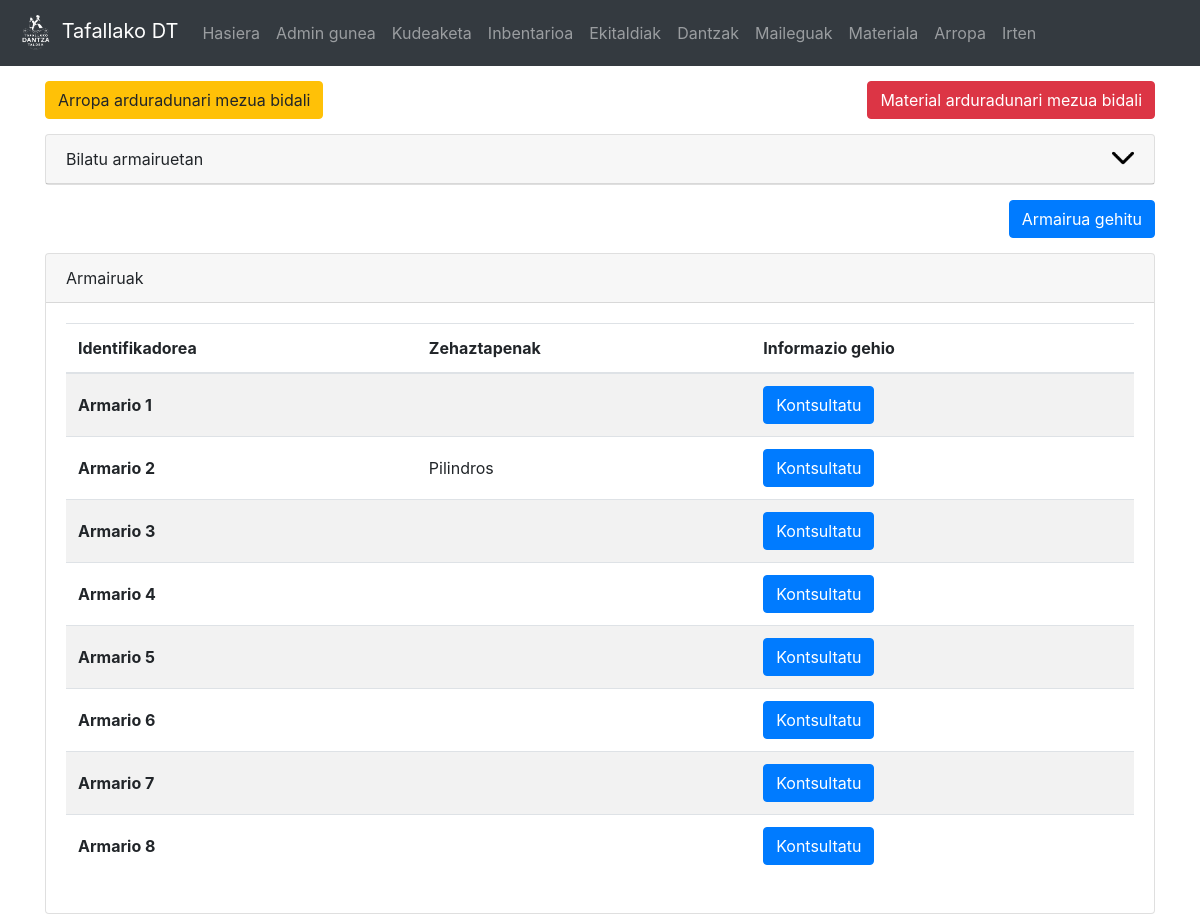
Screenshot of /inbentarioa (signed in) with the database file from the repository.
### dantza/models.py (models this page shows, shortened)
class Armairua(models.Model):
	zbk = models.CharField(max_length=100)
	zehaztapenak = models.CharField(max_length=200, blank=True)
	materiala = models.ManyToManyField(Materiala, blank=True)
	arropa = models.ManyToManyField(ArropaMota, blank=True)

### dantza/views.py (the view, shortened to what this page needs)
# urls.py: path('inbentarioa',views.inbentario, name = 'inbentarioa'),
@login_required(login_url='/login')
def inbentario(request):
	ar_list = Armairua.objects.all().order_by('zbk')
	a_list = ArropaMota.objects.all()
	m_list = Materiala.objects.all()
	return render(request,'dantza/inbentario.html',{'armairuak':ar_list, 'arropa_list':a_list,'material_list':m_list})

### dantza/models.py (called while the page is built)
	def __str__(self):
		return self.mota

	def __str__(self):
		return self.mota

### dantza/templatetags/auth_extras.py (called while the page is built)
@register.filter(name='has_group')
def has_group(user, group_name):
    return user.groups.filter(name=group_name).exists()

### templates/dantza/inbentario.html (shortened to what this page needs)
{% extends "dantza/base.html" %}
{% block edukia %}
<div class="container">
{% load auth_extras %}
<div class="clearfix">
	<button style="margin-top: 15px;" type="button" class="btn btn-warning float-left" data-toggle="modal" data-target="#mezua" data-whatever="AA">
	  Arropa arduradunari mezua bidali
	</button>
	<button style="margin-top: 15px;" type="button" class="btn btn-danger float-right" data-toggle="modal" data-target="#mezua" data-whatever="MA">
	  Material arduradunari mezua bidali
	</button>
</div>
	<div class="card" style="margin-top:15px">
		<a data-toggle="collapse" href="#bilatzailea" style="text-decoration: none; color:#212529" role="button" aria-expanded="false" aria-controls="collapseExample">
			<div class="card-header ">
				{% load static %}
			 <div class="clearfix">
			 	Bilatu armairuetan
			 	<img src="{% static "arrow-down.png" %}" width="22" height="22" alt=">" class="float-right">
			 </div>
			</div>
		</a>
	</div>
{% if request.user.is_superuser or request.user|has_group:"material_arduradunak" or request.user|has_group:"arropa_arduradunak" %}
	<div class="clearfix">
		<button type="button" class="btn btn-primary float-right" style="margin-top:15px" data-toggle="modal" data-target="#exampleModal">
  Armairua gehitu
</button>
</div>
{% endif %}
<div class="card" style="margin-top:15px">
		<div class="card-header">Armairuak</div>
		<div class="card-body">
	{% if armairuak %}
	<div class="table-responsive">
		<table class="table table-hover table-striped">
		  <thead>
			<tr>
			  <th scope="col">Identifikadorea</th>
			  <th scope="col">Zehaztapenak</th>
				<th scope="col">Informazio gehio</th>
			</tr>
		  </thead>
		  <tbody>
		{% for ar in armairuak %}
			  <tr>
				  <th scope="row" style="vertical-align:middle;">{{ ar.zbk }}</th>
				  <td style="vertical-align:middle;">{{ ar.zehaztapenak }}</td>
				  <td style="vertical-align:middle;">
				  	<a href="/inbentarioa/{{ ar.pk }}" class="btn btn-primary">Kontsultatu</a>
				  </td>
			  </tr>
		{% endfor %}
			</tbody>
</table>
			</div>
	{% else %}
		Oraindik ez dago armairurik.<br/>
	{% endif %}
		</div>
</div>
</div>
{% endblock edukia %}

### rows the page displays
Armairua: zbk "Armario 1"
Armairua: zbk "Armario 2", zehaztapenak "Pilindros"
Armairua: zbk "Armario 3"
Armairua: zbk "Armario 4"
Armairua: zbk "Armario 5"
Armairua: zbk "Armario 6"
Armairua: zbk "Armario 7"
Armairua: zbk "Armario 8"
